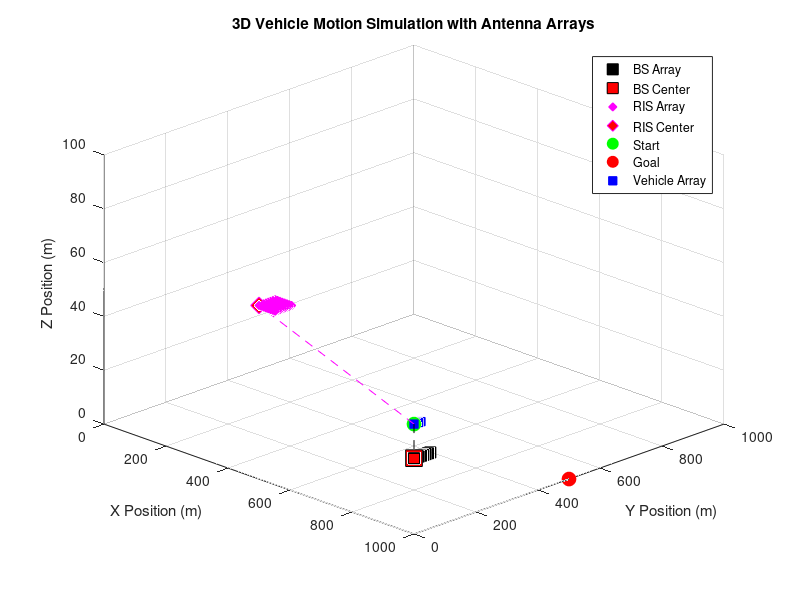

MATLAB code to generate this figure: (Note: this script raises an error after producing the figure.)
% System Parameters
Nb = 8;         % Number of BS antennas (ULA)
Nt = 4;         % Number of Vehicle antennas
Nx = 8;         % Number of RIS elements in x-direction
Ny = 8;         % Number of RIS elements in y-direction
Nr = Nx * Ny;   % Total number of RIS elements
Mb = 10;        % Number of OFDM subcarriers
B = 20;         
lambda = 3e8/2e7;   % Wavelength (assuming frequency around 3GHz)
d = lambda/2;   % Inter-element spacing

% Initialize parameters
x_size = 1000;  % Environment size in meters
y_size = 1000;
z_size = 100;   % Added height dimension
dt = 0.1;       % Time step in seconds
speed = 10;     % Vehicle speed in m/s

% Initial positions
vehicle_pos = [500, 500, 0];  % Vehicle starts at ground level
goal_pos = [1000, 500, 0];    % Goal position
bs_loc = [900, 100, 20];      % Base station location
ris_loc = [200, 300, 40];     % RIS location

% Initialize channel metrics storage
channel_metrics = struct('time', [], 'direct_gain', [], 'cascaded_gain', []);

% Create ULA positions for BS (aligned along y-axis)
bs_array_positions = zeros(Nb, 3);
for i = 1:Nb
    bs_array_positions(i,:) = bs_loc + [0, (i-1)*d, 0];
end

% Create ULA positions for Vehicle (aligned along y-axis)
vehicle_array_positions = zeros(Nt, 3);
for i = 1:Nt
    vehicle_array_positions(i,:) = vehicle_pos + [0, (i-1)*d, 0];
end

% Create UPA positions for RIS (in x-y plane)
ris_array_positions = zeros(Nr, 3);
idx = 1;
for ix = 1:Nx
    for iy = 1:Ny
        ris_array_positions(idx,:) = ris_loc + [(ix-1)*d, (iy-1)*d, 0];
        idx = idx + 1;
    end
end

% Create figure
figure('Name', '3D Vehicle Simulator with Antenna Arrays');
hold on;
grid on;
axis([0 x_size 0 y_size 0 z_size]);
xlabel('X Position (m)');
ylabel('Y Position (m)');
zlabel('Z Position (m)');
title('3D Vehicle Motion Simulation with Antenna Arrays');

% Plot BS ULA
plot3(bs_array_positions(:,1), bs_array_positions(:,2), bs_array_positions(:,3), 'ks', 'MarkerSize', 8, 'MarkerFaceColor', 'k');
plot3(bs_loc(1), bs_loc(2), bs_loc(3), 'ks', 'MarkerSize', 12, 'MarkerFaceColor', 'r'); % BS center

% Plot RIS UPA
ris_plot = plot3(ris_array_positions(:,1), ris_array_positions(:,2), ris_array_positions(:,3), 'md', 'MarkerSize', 6, 'MarkerFaceColor', 'm');
plot3(ris_loc(1), ris_loc(2), ris_loc(3), 'md', 'MarkerSize', 12, 'MarkerFaceColor', 'r'); % RIS center

% Plot start and goal positions
plot3(vehicle_pos(1), vehicle_pos(2), vehicle_pos(3), 'go', 'MarkerSize', 10, 'MarkerFaceColor', 'g');
plot3(goal_pos(1), goal_pos(2), goal_pos(3), 'ro', 'MarkerSize', 10, 'MarkerFaceColor', 'r');

% Initialize vehicle array plot
vehicle_array_markers = plot3(vehicle_array_positions(:,1), vehicle_array_positions(:,2), vehicle_array_positions(:,3), 'bs', 'MarkerSize', 6, 'MarkerFaceColor', 'b');

% Draw lines connecting centers
vehicle_to_bs = plot3([vehicle_pos(1), bs_loc(1)], [vehicle_pos(2), bs_loc(2)], [vehicle_pos(3), bs_loc(3)], '--k');
vehicle_to_ris = plot3([vehicle_pos(1), ris_loc(1)], [vehicle_pos(2), ris_loc(2)], [vehicle_pos(3), ris_loc(3)], '--m');

legend('BS Array', 'BS Center', 'RIS Array', 'RIS Center', 'Start', 'Goal', 'Vehicle Array');

% Set view angle for better 3D visualization
view(45, 30);


function [received_signal, direct_channel, cascaded_channel] = simulate_downlink_transmission(bs_loc, ris_loc, vehicle_pos, W)
    
    % System Parameters
    Nb = 8;         % Number of BS antennas (ULA)
    Nt = 4;         % Number of Vehicle antennas
    Nx = 8;         % Number of RIS elements in x-direction
    Ny = 8;         % Number of RIS elements in y-direction
    Nr = Nx * Ny;   % Total number of RIS elements
    Mb = 64;  
    % Generate transmit data for each subcarrier
    x = zeros(Mb, 1);
    for n = 1:Mb
        % Generate complex Gaussian data with zero mean and unit variance
        x(n) = (randn + 1i*randn)/sqrt(2);
    end
    
    % Generate beamforming matrix if not provided
    if nargin < 4
        W = zeros(Nb, Mb);
        for i = 1:Mb
            w = (randn(Nb,1) + 1i*randn(Nb,1))/sqrt(2*Nb);
            W(:,i) = w/norm(w); % Normalize each beamforming vector
        end
    end
    
    % Verify transmit power constraint
    transmit_power = norm(W*x)^2;
    
    % Generate channels
    % Direct channel (BS to Vehicle): Nt x Nb
    H_bt = generate_H_bt(Nt, Nr);
    
    % Cascaded channel components
    % H_br (RIS to BS): Nr x Nb
    % H_rv (Vehicle to RIS): Nt x Nr
    [H_br, H_rt] = generate_H_br_H_rt(bs_loc, ris_loc, vehicle_pos, Nb, Nr, Nt);
    
    % RIS phase shifts (diagonal matrix Nr x Nr)
    Phi = diag(exp(1i*2*pi*rand(Nr,1)));
    
    % Complete cascaded channel
    cascaded_channel = H_rt * Phi * H_br; % Results in Nt x Nb
    
    % Compute received signal for each subcarrier
    received_signal = zeros(Nt, Mb);
    for n = 1:Mb
        % Direct path (Nt x 1)
        y_direct = H_bt * (W(:,n) * x(n));
        
        % RIS-assisted path (Nt x 1)
        y_ris = cascaded_channel * (W(:,n) * x(n));
        
        % Combine paths (Nt x 1)
        received_signal(:,n) = y_direct + y_ris;
    end
end

% Function to generate direct channel (Nt x Nb)
function H_bt = generate_H_bt(Nt, Nr)
    d = lambda / 2;
    [~,~,~,~,~,~,~,~, angles] = computeGeometricParameters();
    psi_bt = angles.bs_to_target.aoa_in;
    psi_tb = angles.bs_to_target.aoa_out;
    a_psi_bt = generate_a_psi_bt(Nt, psi_bt, lambda, d);
    a_psi_tb = generate_a_psi_tb(Nt, psi_bt, lambda, d);
    H_bt = a_psi_tb*a_psi_bt';
end

% Function to generate cascaded channel components
function [H_br, H_rt] = generate_H_br_H_rt(Nb, Nr, Nt)

    [~,~,~,~,~,~,~,~, angles] = computeGeometricParameters();
    psi_br = angles.bs_to_ris.azimuth;
    phi_abr = angles.bs_to_ris.elevation_azimuth;
    phi_ebr = angles.bs_to_ris.elevation_angle;

    H_br = generate_channel_with_steering(Nr, Nb, phi_abr, phi_ebr, psi_br, lambda, lambda/2, d);

    psi_rt = angles.ris_to_target.azimuth;
    phi_art = angles.ris_to_target.elevation_azimuth;
    phi_ert = angles.ris_to_target.elevation_angle;

    H_rt = generate_channel_with_steering(Nt, Nr, phi_art, phi_ert, psi_rt, lambda, lambda/2, d);
end

function [L1, L2, L3, L_proj1, L_proj2, L_proj3, delays, angles] = computeGeometricParameters()
    
    target_loc = [500, 500, 0];  % Vehicle starts at ground level
    bs_loc = [900, 100, 20];      % Base station location
    ris_loc = [200, 300, 40]; 
    % Extract coordinates
    xb = bs_loc(1);    yb = bs_loc(2);    zb = bs_loc(3);
    xr = ris_loc(1);   yr = ris_loc(2);   zr = ris_loc(3);
    xt = target_loc(1); yt = target_loc(2); zt = target_loc(3);
    
    % Speed of light
    c = 3e8;
    
    % Calculate 3D Euclidean distances
    L1 = sqrt((xb - xr)^2 + (yb - yr)^2 + (zb - zr)^2);
    L2 = sqrt((xr - xt)^2 + (yr - yt)^2 + zr^2);
    L3 = sqrt((xb - xt)^2 + (yb - yt)^2 + zb^2);
    
    % Calculate 2D (X-Y plane) projections
    L_proj1 = sqrt((xb - xr)^2 + (yb - yr)^2);
    L_proj2 = sqrt((xr - xt)^2 + (yr - yt)^2);
    L_proj3 = sqrt((xb - xt)^2 + (yb - yt)^2);
    
    % Calculate signal delays
    delays.line_of_sight = L3 / c;
    delays.non_line_of_sight = (L1 + L2) / c;
    
    % Calculate angles
    % BS to RIS angles
    angles.bs_to_ris.azimuth = asin((zb - zr) / L1);
    angles.bs_to_ris.elevation_azimuth = asin((xb - xr) / L_proj1);
    angles.bs_to_ris.elevation_angle = acos((zb - zr) / L1);
    
    % RIS to Target angles
    angles.ris_to_target.aoa = asin(zr / L2);
    angles.ris_to_target.azimuth = acos((yr - yt) / L_proj2);
    angles.ris_to_target.elevation_angle = acos(zr / L2);

    % BS to Target angles
    angles.bs_to_target.aoa_in = acos(zb/L3);
    angles.bs_to_target.aoa_out = asin(zb/L3);
end

% Function to generate uniform linear array (ULA) steering vector
function a_psi_br = generate_a_psi_br(Nant, psi, lambda, d)
    
    % Compute the array response vector
    k = 2*pi/lambda;  % Wave number
    n = 0:(Nant-1);
    
    % Steering vector computation
    phase_terms = exp(1j * k * d * n * sin(psi));
    
    % Normalize by sqrt(Nant)
    a_psi_br = phase_terms / sqrt(Nant);
    
    % Ensure column vector
    a_psi_br = a_psi_br(:);
end

function a_psi_rt = generate_a_psi_rt(Nant, psi, lambda, d)
    k = 2*pi/lambda;
    n= 0:(Nant-1);
    phase_terms = exp(1j*k*d*n*sin(psi));
    a_psi_rt =  phase_terms / sqrt(Nant);
    a_psi_rt = a_psi_rt(:);
end

% Function to generate 2D array steering vector
function a_phi_br = generate_aphi_abr(Nx, Ny, phi_a, phi_e, lambda, dr)
    % Inputs:
    % Nx: Number of elements in x-direction
    % Ny: Number of elements in y-direction
    % phi_a: Azimuth angle
    % phi_e: Elevation angle
    % lambda: Wavelength
    % dr: Element spacing
    
    % Compute total number of elements
    N2 = Nx * Ny;
    
    % Preallocate the steering vector
    a_phi_br = zeros(N2, 1);
    
    % Wave number
    k = 2*pi/lambda;
    
    % Generate 2D array response vector
    idx = 1;
    for m = 0:(Nx-1)
        for n = 0:(Ny-1)
            % Compute phase term
            phase_term = exp(1j * k * dr * (m * sin(phi_a) * sin(phi_e) + n * cos(phi_e)));
            a_phi_br(idx) = phase_term;
            idx = idx + 1;
        end
    end
    
    % Normalize by sqrt(N2)
    a_phi_br = a_phi_br / sqrt(N2);
end

function a_phi_art = generate_a_phi_art(Nx, Ny, phi_a, phi_e, lamda, dr)
    N2 = Nx*Ny;
    a_phi_art = zeros(N2, 1);
    k= 2*pi/lambda;
    idx = 1;
    for m = 0:(Nx-1)
        for n = 0:(Ny-1)
            phase_term = exp(1j*k* dr*(m*sin(phi_a)*sin(phi_e) + n*cos(phi_e)));
            a_phi_art(idx) = phase_term;
            idx = idx + 1;
        end
    end
    a_phi_art = a_phi_art / sqrt(2);
end


% Example usage
function H_br = generate_channel_with_steering(Nr, Nb, phi_abr, phi_ebr, psi_br, lambda, dr, d)
    % Generate steering vectors
    a_psi_br = generate_a_psi_br(Nr, psi_br, lambda, d);
    a_phi_abr = generate_aphi_abr(sqrt(Nb), sqrt(Nb), phi_abr, phi_ebr, lambda, dr);
    
    % Compute H_br as outer product of steering vectors
    H_br = a_phi_abr * a_psi_br';
end

function H_rt = generate_Hrt(Nt, Nr, phi_art, phi_ert, psi_rt, lambda, dr, d)
    a_psi_rt = generate_a_psi_rt(Nt, psi_rt, lambda, d);
    a_phi_art = generate_a_phi_art(sqrt(Nt), sqrt(Nr), phi_art, phi_ert, lambda, dr);

    H_rt = a_psi_rt*a_phi_art';
end 

% Function to generate LoS component based on geometry
function H_los = generate_los_component(tx_loc, rx_loc, Nr, Nt)
    % Calculate angles
    diff_vec = rx_loc - tx_loc;
    [az, el] = cart2sph(diff_vec(1), diff_vec(2), diff_vec(3));
    
    % Generate steering vectors
    H_los = exp(1i*pi*[0:Nr-1]'*sin(az)) * exp(1i*pi*[0:Nt-1]*sin(el));
    H_los = H_los/sqrt(Nr*Nt); % Normalize
end

% Main simulation loop
time = 0;
idx = 1;
while vehicle_pos(1) < goal_pos(1)
    % Update vehicle center position
    vehicle_pos(1) = vehicle_pos(1) + speed * dt;
    time = time + dt;
    
    % Update vehicle array positions
    for i = 1:Nt
        vehicle_array_positions(i,:) = vehicle_pos + [0, (i-1)*d, 0];
    end
    
    % Calculate OFDM transmission and channel characteristics
    [received_signal, direct_channel, cascaded_channel] = simulate_downlink_transmission(bs_loc, ris_loc, vehicle_pos);
    
    % Store channel metrics
    channel_metrics.time(idx) = time;
    channel_metrics.direct_gain(idx) = 20*log10(norm(direct_channel));
    channel_metrics.cascaded_gain(idx) = 20*log10(norm(cascaded_channel));
    
    % Update vehicle array visualization
    set(vehicle_array_markers, 'XData', vehicle_array_positions(:,1), ...
                              'YData', vehicle_array_positions(:,2), ...
                              'ZData', vehicle_array_positions(:,3));
    
    % Update connection lines
    set(vehicle_to_bs, 'XData', [vehicle_pos(1), bs_loc(1)], ...
                      'YData', [vehicle_pos(2), bs_loc(2)], ...
                      'ZData', [vehicle_pos(3), bs_loc(3)]);
    set(vehicle_to_ris, 'XData', [vehicle_pos(1), ris_loc(1)], ...
                       'YData', [vehicle_pos(2), ris_loc(2)], ...
                       'ZData', [vehicle_pos(3), ris_loc(3)]);
    
    % Force MATLAB to draw the update
    drawnow;
    
    % Create real-time plot of channel gains (in a separate figure)
    if mod(idx, 10) == 0  % Update plot every 10 steps to reduce computation
        figure(2);
        plot(channel_metrics.time, channel_metrics.direct_gain, 'b-', ...
             channel_metrics.time, channel_metrics.cascaded_gain, 'r-');
        grid on;
        xlabel('Time (s)');
        ylabel('Channel Gain (dB)');
        legend('Direct Channel', 'Cascaded Channel');
        title('Channel Gains vs. Time');
    end
    
    % Add small pause to make motion visible
    pause(dt);
    
    idx = idx + 1;
end

% Final analysis plots
figure(3);
subplot(2,1,1);
plot(channel_metrics.time, channel_metrics.direct_gain, 'b-', 'LineWidth', 2);
grid on;
xlabel('Time (s)');
ylabel('Gain (dB)');
title('Direct Channel Gain vs. Time');

subplot(2,1,2);
plot(channel_metrics.time, channel_metrics.cascaded_gain, 'r-', 'LineWidth', 2);
grid on;
xlabel('Time (s)');
ylabel('Gain (dB)');
title('Cascaded Channel Gain vs. Time');

[received_signal, direct_channel, cascaded_channel] = simulate_downlink_transmission(bs_loc, ris_loc, vehicle_pos);

% Calculate and display channel metrics
direct_channel_gain = 20*log10(norm(direct_channel));
cascaded_channel_gain = 20*log10(norm(cascaded_channel));

fprintf('Direct channel gain: %.2f dB\n', direct_channel_gain);
fprintf('Cascaded channel gain: %.2f dB\n', cascaded_channel_gain);

% Display matrix dimensions for verification
fprintf('\nMatrix dimensions:\n');
fprintf('Direct channel: %d x %d\n', size(direct_channel));
fprintf('Cascaded channel: %d x %d\n', size(cascaded_channel));
fprintf('Received signal: %d x %d\n', size(received_signal));